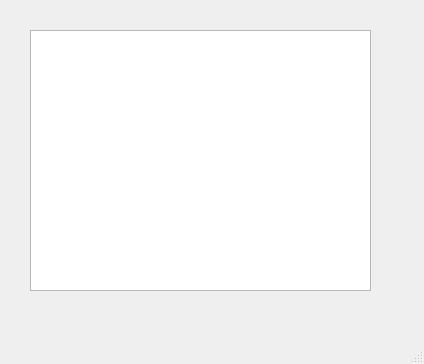
<?xml version="1.0" encoding="UTF-8"?>
<ui version="4.0">
 <class>MainWindow</class>
 <widget class="QMainWindow" name="MainWindow">
  <property name="geometry">
   <rect>
    <x>0</x>
    <y>0</y>
    <width>424</width>
    <height>364</height>
   </rect>
  </property>
  <property name="windowTitle">
   <string>MainWindow</string>
  </property>
  <widget class="QWidget" name="centralwidget">
   <widget class="QGraphicsView" name="graphicsView">
    <property name="geometry">
     <rect>
      <x>30</x>
      <y>30</y>
      <width>341</width>
      <height>261</height>
     </rect>
    </property>
   </widget>
  </widget>
  <widget class="QMenuBar" name="menubar">
   <property name="geometry">
    <rect>
     <x>0</x>
     <y>0</y>
     <width>424</width>
     <height>18</height>
    </rect>
   </property>
  </widget>
  <widget class="QStatusBar" name="statusbar"/>
 </widget>
 <resources/>
 <connections/>
</ui>
